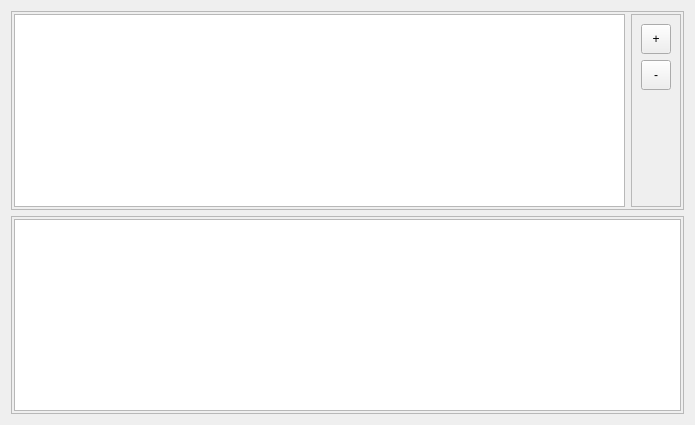
<?xml version="1.0" encoding="UTF-8"?>
<ui version="4.0">
 <class>FormAnyModel</class>
 <widget class="QWidget" name="FormAnyModel">
  <property name="geometry">
   <rect>
    <x>0</x>
    <y>0</y>
    <width>695</width>
    <height>425</height>
   </rect>
  </property>
  <property name="windowTitle">
   <string>Form</string>
  </property>
  <layout class="QVBoxLayout" name="verticalLayout">
   <item>
    <widget class="QFrame" name="frameStrings">
     <property name="frameShape">
      <enum>QFrame::StyledPanel</enum>
     </property>
     <property name="frameShadow">
      <enum>QFrame::Raised</enum>
     </property>
     <layout class="QHBoxLayout" name="horizontalLayout">
      <property name="leftMargin">
       <number>2</number>
      </property>
      <property name="topMargin">
       <number>2</number>
      </property>
      <property name="rightMargin">
       <number>2</number>
      </property>
      <property name="bottomMargin">
       <number>2</number>
      </property>
      <item>
       <widget class="QListView" name="listStrings"/>
      </item>
      <item>
       <widget class="QFrame" name="frame">
        <property name="minimumSize">
         <size>
          <width>0</width>
          <height>0</height>
         </size>
        </property>
        <property name="frameShape">
         <enum>QFrame::StyledPanel</enum>
        </property>
        <property name="frameShadow">
         <enum>QFrame::Raised</enum>
        </property>
        <layout class="QVBoxLayout" name="verticalLayout_2">
         <item>
          <widget class="QToolButton" name="butAdd">
           <property name="minimumSize">
            <size>
             <width>30</width>
             <height>30</height>
            </size>
           </property>
           <property name="text">
            <string>+</string>
           </property>
          </widget>
         </item>
         <item>
          <widget class="QToolButton" name="butDel">
           <property name="minimumSize">
            <size>
             <width>30</width>
             <height>30</height>
            </size>
           </property>
           <property name="text">
            <string>-</string>
           </property>
          </widget>
         </item>
         <item>
          <spacer name="verticalSpacer">
           <property name="orientation">
            <enum>Qt::Vertical</enum>
           </property>
           <property name="sizeHint" stdset="0">
            <size>
             <width>20</width>
             <height>40</height>
            </size>
           </property>
          </spacer>
         </item>
        </layout>
       </widget>
      </item>
     </layout>
    </widget>
   </item>
   <item>
    <widget class="QFrame" name="frameItems">
     <property name="minimumSize">
      <size>
       <width>0</width>
       <height>150</height>
      </size>
     </property>
     <property name="frameShape">
      <enum>QFrame::StyledPanel</enum>
     </property>
     <property name="frameShadow">
      <enum>QFrame::Raised</enum>
     </property>
     <layout class="QVBoxLayout" name="verticalLayout_3">
      <property name="leftMargin">
       <number>2</number>
      </property>
      <property name="topMargin">
       <number>2</number>
      </property>
      <property name="rightMargin">
       <number>2</number>
      </property>
      <property name="bottomMargin">
       <number>2</number>
      </property>
      <item>
       <widget class="QTableView" name="tableItem">
        <property name="selectionMode">
         <enum>QAbstractItemView::SingleSelection</enum>
        </property>
        <attribute name="verticalHeaderDefaultSectionSize">
         <number>24</number>
        </attribute>
        <attribute name="verticalHeaderMinimumSectionSize">
         <number>24</number>
        </attribute>
       </widget>
      </item>
     </layout>
    </widget>
   </item>
  </layout>
 </widget>
 <resources/>
 <connections/>
</ui>
